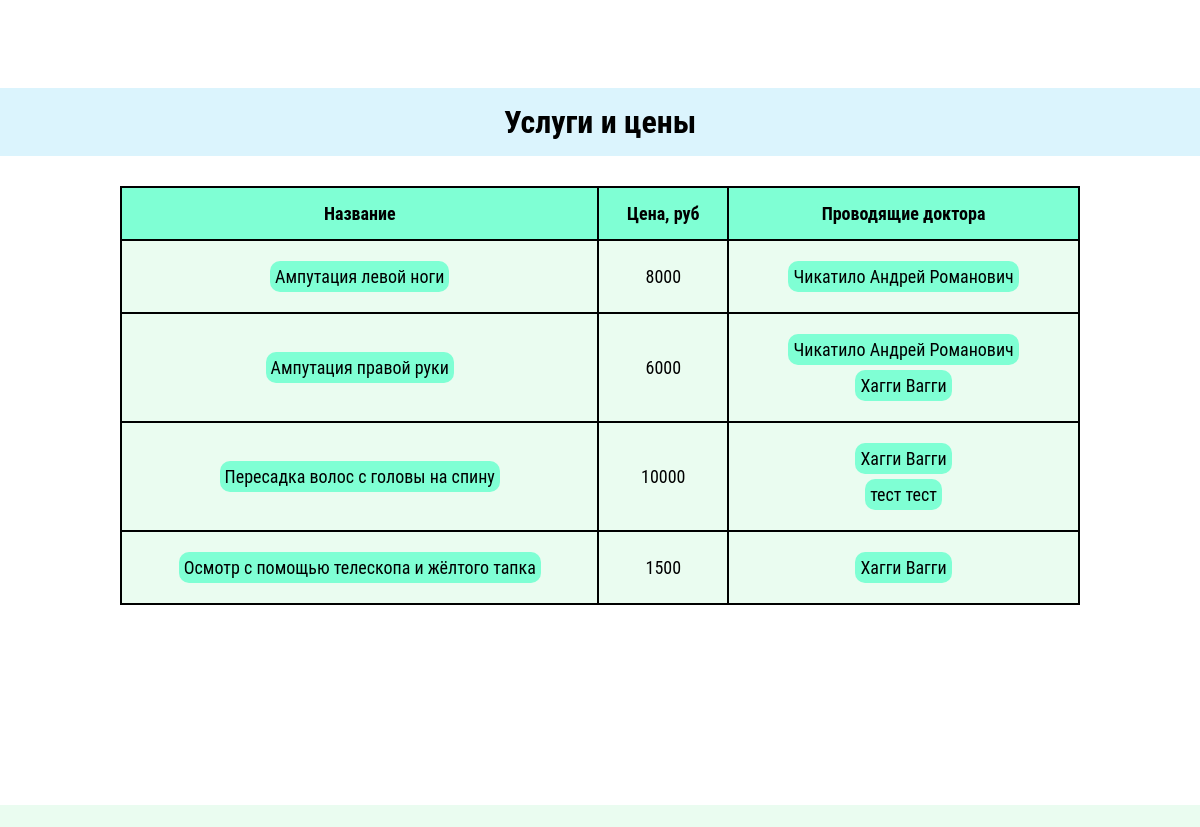
The page /услуги (middle part) on the database as committed earlier.
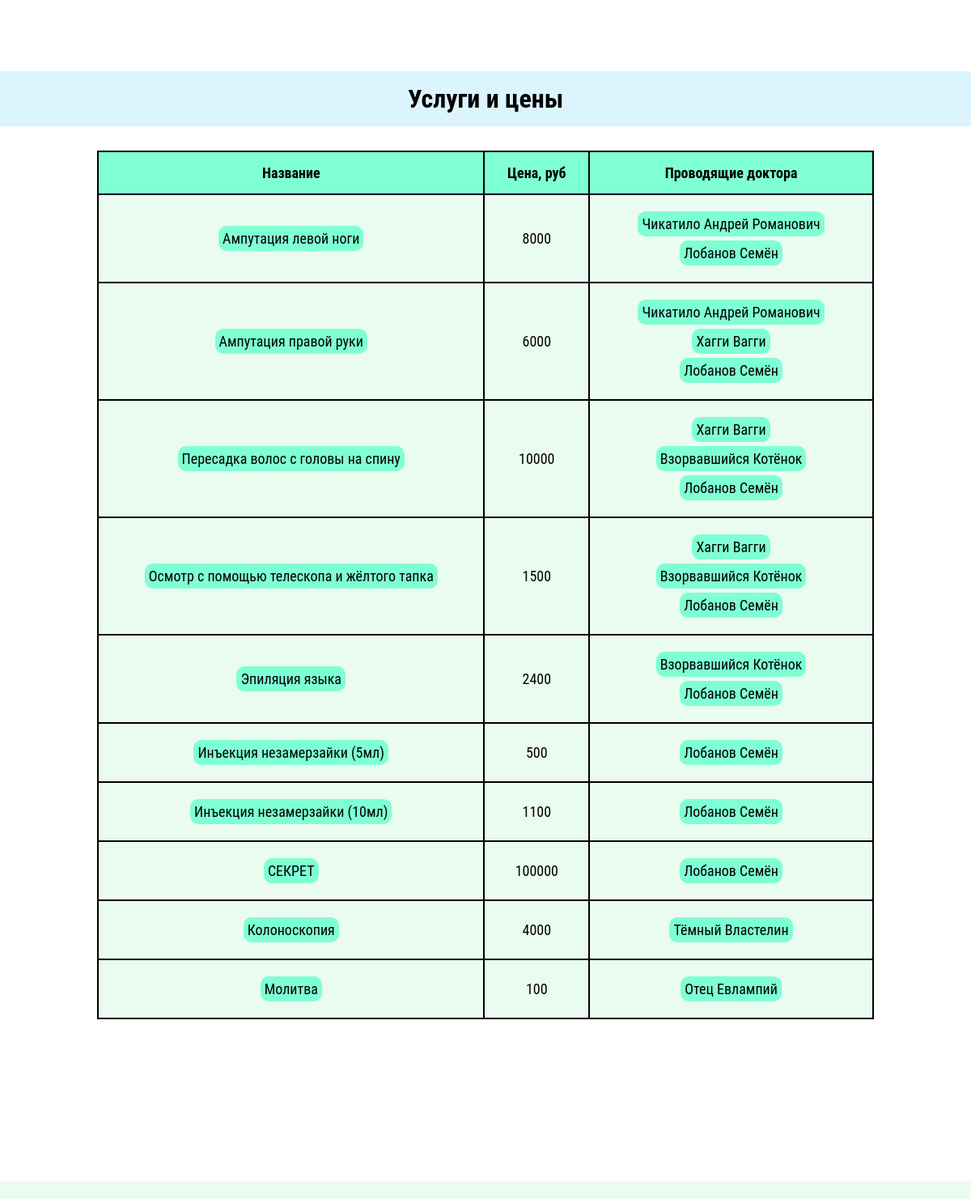
The same page on the database as committed later.
### main/models.py (models this page shows, shortened)
class Service(models.Model):
    name = models.CharField('Название процедуры', max_length=300)
    price = models.IntegerField('Цена, руб.')
    slug = models.SlugField('Ссылка, которая будет вести к услуге. Это поле заполняется само, не нужно его трогать. Вписав сюда что-то, вы ничего не испортите, но и лучше от этого не станет.', blank=True, allow_unicode=True)
    def get_absolute_url(self):
        return reverse('service', kwargs={'service_slug': self.slug})
    class Meta:
        verbose_name = 'Услуга'
        verbose_name_plural = 'Услуги'

class Doctor(models.Model):
    name = models.CharField('Фамилия, имя и отчество врача', max_length=150, unique=True)
    picture = models.FileField('Фото врача', upload_to='doctors_pictures/%Y/%m/%d')
    speciality = models.CharField('Специализация', max_length=300)
    experience = models.CharField('Стаж работы', max_length=100)
    education = models.TextField('Образование')
    additional_qualification = models.TextField('Повышение квалификации', blank=True)
    services = models.ManyToManyField(Service, verbose_name='Услуги')
    slug = models.SlugField('Ссылка, которая будет вести к врачу. Это поле заполняется само, не нужно его трогать. Вписав сюда что-то, вы ничего не испортите, но и лучше от этого не станет.', blank=True, allow_unicode=True)
    def get_absolute_url(self):
        return reverse('doctor', kwargs={'name_slug': self.slug})
    class Meta:
        verbose_name = 'Врач'
        verbose_name_plural = 'Врачи'

### main/views.py (called while the page is built)
def services(request):
    our_services = Service.objects.all()
    context = {
        'title': 'ЭМР - услуги',
        'services': our_services,
        'yandex_map_apikey': config('YANDEX_MAP_APIKEY')
    }
    return render(request, 'main/services.html', context=context)

### main/templates/main/services.html (shortened to what this page needs)
{% extends 'main/base.html' %}
{% block content %}
    <h1 class="main-header">Услуги и цены</h1>
    {% if services %}
        <table class="services-table">
        <tr>
            <th class="services-th">Название</th>
            <th class="services-th">Цена, руб</th>
            <th class="services-th"><a class="services-table-link" href="{% url 'doctors' %}">Проводящие доктора</a></th>
        </tr>
            {% for service in services %}
                <tr>
                <td class="services-td"><div class="table-button-mobile"><p><a class="services-table-link" href="{{ service.get_absolute_url }}">{{ service.name }}</a></p></div></td>
                <td class="services-td"><p>{{ service.price }}</p></td>
                <td class="services-td"><ul style="list-style: none">
                {% for doctor in service.doctor_set.all %}
                    <li class="list-item-mobile"><div class="table-button-mobile"><p><a class="services-table-link" href="{{ doctor.get_absolute_url }}">{{ doctor.name }}</a></p></div></li>
                {% endfor %}</ul></td></tr>
            {% endfor %}
        </table>
    {% else %}
        <p>Услуги временно не оказываются</p>
    {% endif %}
{% endblock %}

Rows that differ between the two databases and show on the page:
added Doctor: name "Лобанов Семён"
changed Doctor: name "тест тест" → "Взорвавшийся Котёнок"
changed Service "Осмотр с помощью телескопа и жёлтого тапка": gains Doctor (name "Взорвавшийся Котёнок")
added Service: name "Эпиляция языка", price "2400", Doctor (name "Взорвавшийся Котёнок")
added Service: name "Инъекция незамерзайки (5мл)", price "500"
added Service: name "Инъекция незамерзайки (10мл)", price "1100"
added Service: name "СЕКРЕТ", price "100000"
added Service: name "Колоноскопия", price "4000"
added Doctor: name "Тёмный Властелин", shown under "Колоноскопия"
added Service: name "Молитва", price "100"
added Doctor: name "Отец Евлампий", shown under "Молитва"
